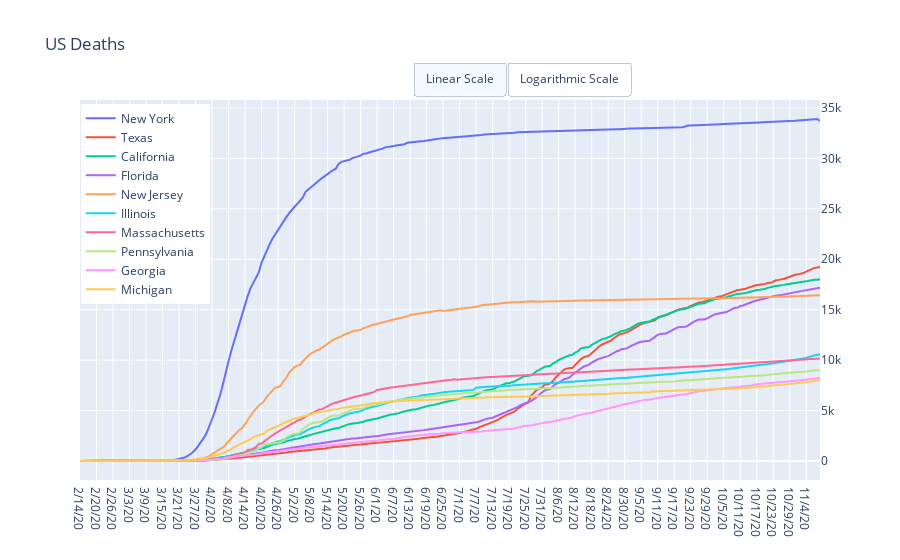

Notebook code for this chart:
### Code cell
dfUSDeathsTop = dfDeathsUSStates.sort_values(dfDeathsUSStates.columns[-1], ascending=False).head(10)

data = [{
    'x': row[1].index[-DEFAULT_DAYS:],
    'y': row[1].values[-DEFAULT_DAYS:],
    'name': row[0]
}  for row in dfUSDeathsTop.iterrows()]

updatemenus = list([
    dict(active=0,
         type='buttons',
         direction='right',
         x=0.45,
         xanchor="left",
         y=1.1,
         yanchor="top",
         buttons=list([
            dict(label='Linear Scale',
                 method='update',
                 args=[{'visible': [True, True]},
                       {'yaxis': {'type': 'linear'}}]),
            dict(label='Logarithmic Scale',
                 method='update',
                 args=[{'visible': [True, True]},
                       {'yaxis': {'type': 'log'}}])
            ]),
        )
    ])

layout = dict(title = 'US Deaths', 
              updatemenus=LogLinearScale, 
              yaxis={'side': 'right'}, 
              legend= {'x': 0.001, 'xanchor': 'left','y': 0.99})
py.iplot(dict(data=data, layout=layout))
dfUSDeathsTop = dfUSDeathsTop[dfUSDeathsTop.columns[-MONTH_DAYS:]]
dfUSDeathsTop['percent_of_total'] = dfDeathsUSStates[dfDeathsUSStates.columns[-1]]/sum(dfDeathsUSStates[dfDeathsUSStates.columns[-1]])

colFormats = dict.fromkeys(list(a for a in dfUSDeathsTop.columns[1:]), IntegerFormatter)
colFormats['percent_of_total'] = PercentFormatter
dfUSDeathsTop.style.format({'percent_of_total': PercentFormatter})

### Figure 1 — Plotly figure (JSON) as saved in the notebook; plotly's stock layout.template omitted (floating-point values rounded to 4 significant figures; data arrays with more than 128 entries replaced by an {"elided": "..."} marker saying what was removed)
{"data": [{"name": "New York", "type": "scatter", "x": {"elided": "270 str values"}, "y": {"elided": "270 int values"}}, {"name": "Texas", "type": "scatter", "x": {"elided": "270 str values"}, "y": {"elided": "270 int values"}}, {"name": "California", "type": "scatter", "x": {"elided": "270 str values"}, "y": {"elided": "270 int values"}}, {"name": "Florida", "type": "scatter", "x": {"elided": "270 str values"}, "y": {"elided": "270 int values"}}, {"name": "New Jersey", "type": "scatter", "x": {"elided": "270 str values"}, "y": {"elided": "270 int values"}}, {"name": "Illinois", "type": "scatter", "x": {"elided": "270 str values"}, "y": {"elided": "270 int values"}}, {"name": "Massachusetts", "type": "scatter", "x": {"elided": "270 str values"}, "y": {"elided": "270 int values"}}, {"name": "Pennsylvania", "type": "scatter", "x": {"elided": "270 str values"}, "y": {"elided": "270 int values"}}, {"name": "Georgia", "type": "scatter", "x": {"elided": "270 str values"}, "y": {"elided": "270 int values"}}, {"name": "Michigan", "type": "scatter", "x": {"elided": "270 str values"}, "y": {"elided": "270 int values"}}], "layout": {"legend": {"x": 0.001, "xanchor": "left", "y": 0.99}, "title": {"text": "US Deaths"}, "updatemenus": [{"active": 0, "buttons": [{"args": [{"visible": [true, true]}, {"yaxis": {"type": "linear"}}], "label": "Linear Scale", "method": "update"}, {"args": [{"visible": [true, true]}, {"yaxis": {"type": "log"}}], "label": "Logarithmic Scale", "method": "update"}], "direction": "right", "type": "buttons", "x": 0.45, "xanchor": "left", "y": 1.1, "yanchor": "top"}], "yaxis": {"side": "right"}}}
